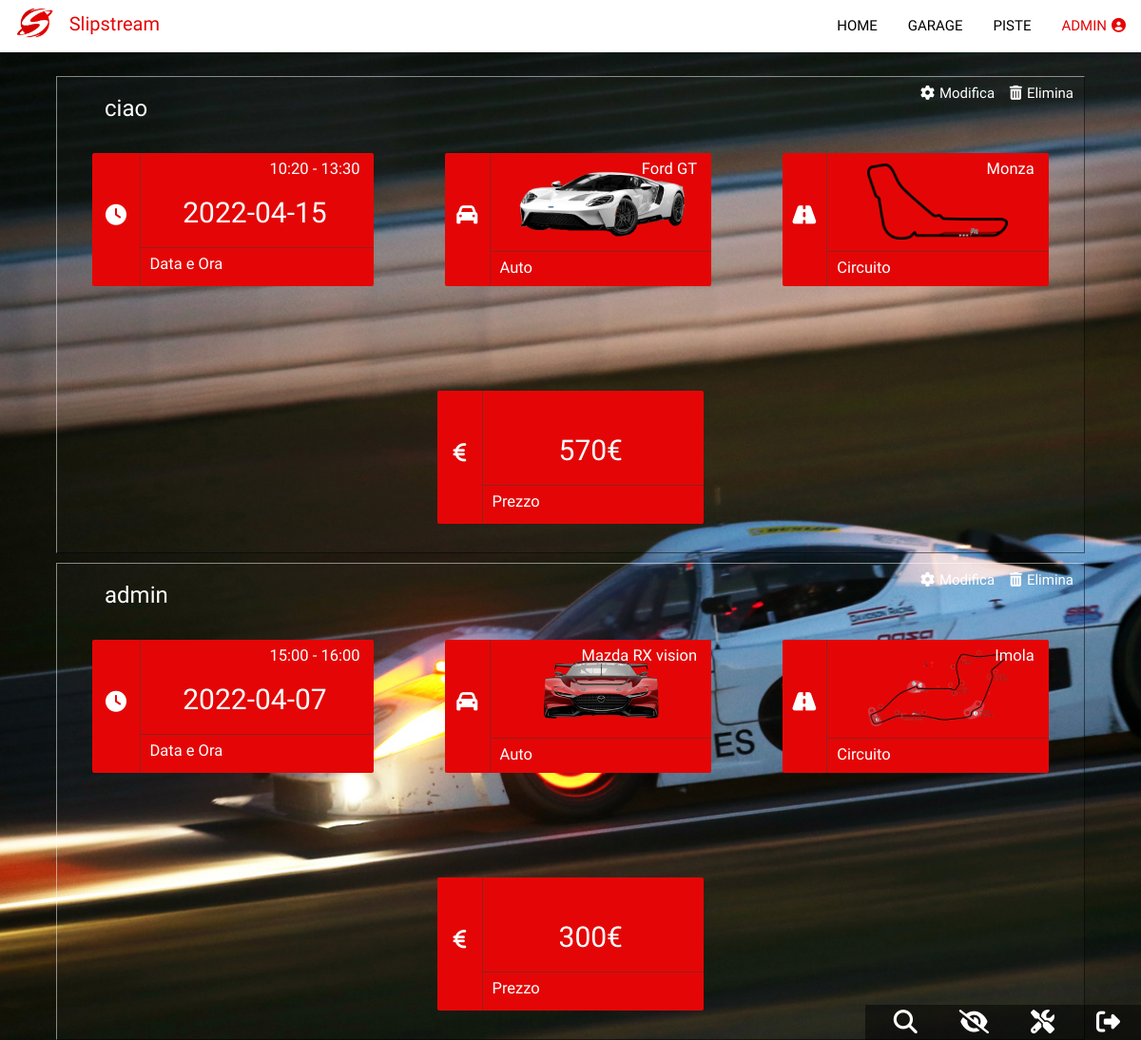
The page /pages/admin.php (signed in) on the database its author committed.
### tables this page shows
CREATE TABLE `pista` (
  `nome` varchar(50) NOT NULL,
  `nazione` varchar(30) NOT NULL,
  `citta` varchar(30) NOT NULL,
  `km` varchar(30) NOT NULL,
  `imgT` varchar(100) NOT NULL,
  PRIMARY KEY (`nome`)
);

CREATE TABLE `prenotazione` (
  `ID` int(29) NOT NULL AUTO_INCREMENT,
  `durata` int(30) NOT NULL,
  `data` date NOT NULL,
  `ora` varchar(6) NOT NULL,
  `oraFine` varchar(6) NOT NULL,
  `targa` varchar(7) NOT NULL,
  `cliente` varchar(51) NOT NULL,
  PRIMARY KEY (`ID`),
  KEY `targa` (`targa`),
  KEY `cliente` (`cliente`)
);

CREATE TABLE `auto` (
  `targa` varchar(7) NOT NULL,
  `modello` varchar(30) NOT NULL,
  `potenza` int(30) NOT NULL,
  `coppia` int(30) NOT NULL,
  `freni` int(30) NOT NULL,
  `cilindrata` int(30) NOT NULL,
  `colore` varchar(30) NOT NULL,
  `manutenzione` varchar(51) NOT NULL,
  `pista` varchar(50) NOT NULL,
  `motore` varchar(30) NOT NULL,
  `peso` varchar(30) NOT NULL,
  `passo` varchar(30) NOT NULL,
  `img` varchar(100) NOT NULL,
  `imgBack` varchar(100) NOT NULL,
  `logo` varchar(150) NOT NULL,
  `prezzo` float NOT NULL,
  PRIMARY KEY (`targa`),
  KEY `pista` (`pista`),
  CONSTRAINT `auto_ibfk_1` FOREIGN KEY (`pista`) REFERENCES `pista` (`nome`)
);

### db.php (called while the page is built, shortened)
<?php
    class DB{
        private $conn;
        protected $res, $res_assoc;
        public function connect(){
        	$this->conn = new mysqli("localhost", "root", "", "slipstream");
            return true;
        }
        public function query($query){
            $this->res = mysqli_query($this->conn, $query) or die(mysqli_error($this->conn));
            return $this->res;
        }
        public function fetch($res = NULL)
        {
            if ($res == NULL) $res = $this->res;
            $this->res_assoc = mysqli_fetch_assoc($res);
            return $this->res_assoc;
        }
    }
?>

### pages/admin.php (the view, shortened to what this page needs)
<!DOCTYPE html>
<html>
<head>
    <link href="css/admin.css" rel="stylesheet" />
</head>
<body>
<div class="top">
  <div class="bar white card" id="myNavbar">
    <div class="left" style="display:block; width:fit-content; display:flex;">
      <img src="../img/logoS.png" style="height: 48px;">
      <h4 style="color: rgb(228, 6, 6)">Slipstream</h4>
    </div>
    <div class="right hide-small">
    <a href="../index.php" class="bar-item button">HOME</a>
      <a href="garage.php" class="bar-item button">GARAGE</a>
      <a href="piste.php" class="bar-item button">PISTE</a>
      <a href="admin.php" class="bar-item button" style="color: var(--main-color);"><?php echo $_SESSION["user"];?><i style="margin-left: 5px" class="fas fa-user-circle"></i></a>
    </div>
  </div>
</div>
<?php
	require "../db.php";
	$conn = new DB;
?>
 <?php
	$user = $_SESSION["user"];
	$current_date = date("Y-m-d");
	if($user == "admin")
		$sql = "SELECT * FROM
				pista INNER JOIN
				(
					cliente INNER JOIN
					(
						prenotazione INNER JOIN `auto`
						ON prenotazione.targa=auto.targa
					)
					ON prenotazione.cliente=cliente.username
				)
				ON pista.nome=auto.pista
				ORDER BY data DESC";
	$reserv_query = $conn->query($sql) or die(notify_error("Errore nel caricare le prenotazioni"));
?>
<header class="display-container" id="home">
<?php $i = 0; while($res = $conn->fetch($reserv_query)){ ?>
	<div class="container reservation" <?php if($res["data"] < $current_date){ echo "name=\"old_reservation\""; echo "style=\"display: none\"";}?>>
		<?php if($user == "admin"){?>
			<div id="username-title">
				<h3 name="usernames"><?php echo $res["cliente"] ?></h3>
			</div>
		<?php } ?>
		<div class="card">
			<div class="icon-container">
				<i class="fas fa-clock icon"></i>
			</div>
			<div class="content">
				<p id="topRight"><?php echo $res["ora"]." - ".$res["oraFine"]; ?></p>
				<p id="mainContent"><?php echo $res["data"]; ?></p>
				<p>Data e Ora</p>
			</div>
		</div>
		<div class="card">
			<div class="icon-container">
				<i class="fas fa-car icon wheel"></i>
			</div>
			<div class="content">
				<img src="<?php echo $res["img"]; ?>" class="track">
				<p id="topRight"><?php echo $res["modello"]; ?></p>
				<p>Auto</p>
			</div>
		</div>
		<div class="card">
			<div class="icon-container">
				<i class="fas fa-road icon"></i>
			</div>
			<div class="content">
				<img src="<?php echo $res["imgT"] ?>" class="track">
				<p id="topRight"><?php echo $res["citta"] ?></p>
				<p>Circuito</p>
			</div>
		</div>
		<div class="card">
			<div class="icon-container">
				<i class="fas fa-euro-sign icon"></i>
			</div>
			<div class="content">
				<p id="mainContent"><?php echo round( floatval($res["prezzo"])*intval($res["durata"]),2)."€"; ?></p>
				<p>Prezzo</p>
			</div>
		</div>
		<form method="POST" action="admin.php" id="form-delete-btn">
			<button type="button" onclick="showForm(<?php echo $i ?>)" class="button control-btn"><i class="fas fa-cog margin-right"></i>Modifica</button>
			<button type="submit" value="<?php echo $res["ID"] ?>" name="del" class="button control-btn"><i class="fas fa-trash-alt margin-right"></i>Elimina</button>
		</form>
	</div>
<?php $i++; } ?>
</header>
<div class="control-btn-low">
	<?php if($user == "admin"){ ?>
		<button type="button" class="a" id="searchButton" onclick="displaySearchBar()"><i class="fas fa-search"></i></button>
		<button type="submit" class="a" name="old_res" id="show_old_res" onclick="showOld(false)"><i id="res_eye" class="fas fa-eye-slash"></i></button>
		<button type="button" class="a" onclick="showMantainance()"><i class="fas fa-tools"></i></button>
	<?php } ?>
	<button type="button" onclick="window.location.href='logout.php'" class="a"><i class="fas fa-sign-out-alt"></i></a>
</div>
</body>
</html>

### pages/css/admin.css (style rules this page uses)
:root { --main-color: rgb(228, 6, 6); --min-card-width: 304px; --min-card-height: 156px; }
body,h1,h2,h3,h4,h5,h6 { font-family: 'Audiowide', sans-serif }
body, html { height: 90%; line-height: 1.8; }
body { background-color: #111; margin: 0; background-image: url("../img/loginbg1.jpg")!important; background-attachment: fixed; background-size: cover; }
html { -ms-text-size-adjust:100%;-webkit-text-size-adjust:100% }
.bar .button { padding: 16px; }
.container { position: relative; display: flex; justify-content:space-around; align-items: center; flex-wrap: wrap; }
.container .card { background-color: var(--main-color); display: flex; min-width: var(--min-card-width); max-height: var(--min-card-height); height: 310px; min-width: 280px; max-width: 300px; min-height: 140px; border-radius: 2px; margin: 80px 25px 30px; max-height: 140px; }
.container .card .content { position: relative; display: flex; justify-content: center; align-items: center; flex-wrap: wrap; text-align: center; color: white; width: 100%; }
.container .card .content p { font-size: 1.1em; font-weight: 400; margin: 0; padding: 5px 0 5px 10px; border-top: 1px solid rgba(59, 59, 59, 0.5); width: 100%; text-align: left; }
.icon-container { position: relative; display: flex; justify-content: center; align-items: center; width: 20%; max-width: 55px; border-right: 1px solid rgba(59, 59, 59, 0.5); }
.icon { color: rgb(255, 255, 255); font-size: 22px; margin: 0 5px 10px 5px; }
.card .content .track { height: 80px; margin: 10px 0; }
.card .content #topRight { position: absolute; top: 0px; right: 0px; margin-right: 15px; border: none; width: auto; }
.card .content #mainContent { position: relative; margin-top: 30px; margin-right: 15px; font-size: 30px; border: none; width: auto; }
.reservation { position: relative; border-top: 1px solid rgba(255, 255, 255, 0.5); border-left: 1px solid rgba(255, 255, 255, 0.5); border-bottom: 1px solid rgba(0, 0, 0, 0.5); border-right: 1px solid rgba(0, 0, 0, 0.5); margin-top: 80px; margin-bottom: -70px; background-color: rgba(247, 247, 247, 0.02); max-width: 90%; margin-left: auto; margin-right: auto; }
#form-delete-btn { position: absolute; top: 5px; right: 5px; z-index: 0; }
.control-btn { color: white!important; }
.control-btn-low { position: fixed; bottom: 0px; right: 0px; display: flex; justify-content: center; align-items: center; background: rgba(0, 0, 0, 0.5); }
.control-btn-low .a { text-decoration: none; color: white; font-size: 25px; margin: auto 2px; background-color: transparent; border: none; outline: none; padding: 0 20px; }
#username-title { position: absolute; text-align: center; top: 5px; color:white; left: 50px; }
footer,header,nav { display:block }
button,input,select,textarea,optgroup { font:inherit;margin:0 }
button,input { overflow:visible }
button,select { text-transform:none }
button,[type=button],[type=reset],[type=submit] { -webkit-appearance:button }
html,body { font-family: 'Audiowide',sans-serif; font-size:15px; line-height:1.5 }
html { overflow-x:hidden }
h3 { font-size:24px }
h4 { font-size:20px }
h1,h2,h3,h4,h5,h6 { font-family:'Audiowide',Arial,sans-serif; font-weight:400; margin:10px 0; }
.button { border:none; display:inline-block; vertical-align:middle; overflow:hidden; text-decoration:none; color:inherit; background-color:transparent; text-align:center; cursor:pointer; white-space:nowrap; font-family: 'Audiowide', 'Raleway', monospace; }
.button { -webkit-touch-callout:none;-webkit-user-select:none;-khtml-user-select:none;-moz-user-select:none;-ms-user-select:none;user-select:none }
.bar { width:100%; height: auto; overflow:hidden; }
.bar .bar-item { width: auto; display:block; height: auto; float:left; border:none; outline:0; text-transform: uppercase; }
.bar .button { white-space:normal }
.bar:before,.bar:after { content:"";display:table;clear:both }
.top { position:fixed;width:100%;z-index:1;top:0; }
.margin-right { margin-right: 5px; }
.left { float:left!important }
.right { float:right!important }
.white,.hover-white:hover { color:#000!important; background-color:#fff!important }

### rows shown on the page
pista: prenotazione.cliente "ciao", prenotazione.ora "10:20", prenotazione.oraFine "13:30", prenotazione.data "2022-04-15", auto.img (picture), auto.modello "Ford GT", imgT (picture), citta "Monza", auto.prezzo "570"
pista: prenotazione.cliente "admin", prenotazione.ora "15:00", prenotazione.oraFine "16:00", prenotazione.data "2022-04-07", auto.img (picture), auto.modello "Mazda RX vision", imgT (picture), citta "Imola", auto.prezzo "300"

### other values the page prints
$_SESSION["user"] "ADMIN"
